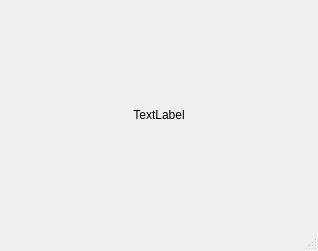
<?xml version="1.0" encoding="UTF-8"?>
<ui version="4.0">
 <class>ApkIconShowMainWindow</class>
 <widget class="QMainWindow" name="ApkIconShowMainWindow">
  <property name="geometry">
   <rect>
    <x>0</x>
    <y>0</y>
    <width>318</width>
    <height>251</height>
   </rect>
  </property>
  <property name="windowTitle">
   <string>MainWindow</string>
  </property>
  <widget class="QWidget" name="centralwidget">
   <layout class="QGridLayout" name="gridLayout">
    <item row="0" column="0">
     <widget class="QLabel" name="label">
      <property name="text">
       <string>TextLabel</string>
      </property>
      <property name="alignment">
       <set>Qt::AlignCenter</set>
      </property>
     </widget>
    </item>
   </layout>
  </widget>
  <widget class="QMenuBar" name="menubar">
   <property name="geometry">
    <rect>
     <x>0</x>
     <y>0</y>
     <width>318</width>
     <height>23</height>
    </rect>
   </property>
  </widget>
  <widget class="QStatusBar" name="statusbar"/>
 </widget>
 <resources/>
 <connections/>
</ui>
